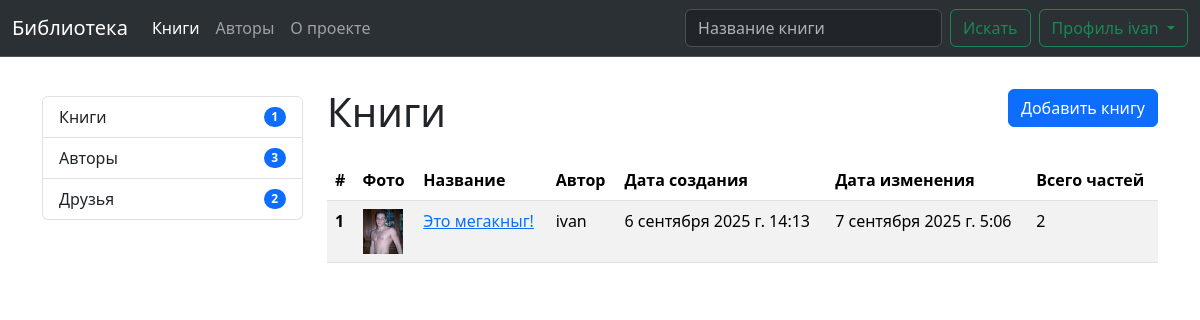
/books/ (signed in), run on the app's committed database.
### library/models.py (models this page shows, shortened)
class Book(models.Model):
    title = models.CharField(max_length=250, unique=True)
    author = models.ForeignKey(User, on_delete=models.DO_NOTHING)
    description = HTMLField(null=True, blank=True)
    image = models.ImageField(null=True, blank=True, upload_to='books/')
    parts_num = models.PositiveIntegerField(default=0)
    isFinished = models.BooleanField(default=False)
    isShared = models.BooleanField(default=True)
    created_at = models.DateTimeField(auto_now_add=True)
    updated_at = models.DateTimeField(auto_now=True)

### library/views.py (the view)
# urls.py: path('books/', BooksView.as_view(), name='books'),
class BooksView(TemplateView):
    template_name = 'library/books.html'
    def get_context_data(self, **kwargs):
        context = super().get_context_data(**kwargs)
        context['books'] = (
            Book.objects
            .select_related('author')  # автор тянется JOIN-ом
            .prefetch_related('bookpart_set')  # части книги тянутся отдельным запросом
        )
        return context

### library/context_processors.py (called while the page is built)
def menu_data(request):
    return {
        'authors_count': Profile.objects.filter(isAuthor=True).count(),
        'friends_count': request.user.profile.friends.count() if request.user.is_authenticated and hasattr(request.user, 'profile') else 0,
        'requests_count': request.user.profile.friends_request_to_me.count() if request.user.is_authenticated and hasattr(request.user, 'profile') else 0,
        'books_count': Book.objects.all().count(),
    }

### users/models.py (called while the page is built)
    @property
    def friends(self):
        sent = FriendRequest.objects.filter(from_user=self, accepted=True).values_list('to_user', flat=True)
        received = FriendRequest.objects.filter(to_user=self, accepted=True).values_list('from_user', flat=True)
        friend_ids = list(sent) + list(received)
        return Profile.objects.filter(id__in=friend_ids)

    @property
    def friends_request_to_me(self):
        received = FriendRequest.objects.filter(to_user=self, accepted=False).values_list('from_user', flat=True)
        request_ids = list(received)
        return Profile.objects.filter(id__in=request_ids)

### library/templates/library/books.html (shortened to what this page needs)
{% extends 'base-user.html' %}
{% block meta %}
    <link href="https://use.fontawesome.com/releases/v6.1.1/css/all.css" rel="stylesheet">
{% endblock %}
{% block main %}
    <div class="row justify-content-between">
        <div class="col">
            <h1 class="mt-3">Книги</h1>
        </div>
        {% if user.profile.isAuthor %}
            <div class="col-auto me-auto align-self-center justify-content-self-end">
                <a href="{% url 'library:book_create' %}" class="btn btn-primary">Добавить книгу</a>
            </div>
        {% endif %}
    </div>
    {% if books|length > 0 %}
    <table class="table table-striped mt-3">
      <thead>
        <tr>
          <th scope="col">#</th>
          <th scope="col">Фото</th>
          <th scope="col">Название</th>
          <th scope="col">Автор</th>
          <th scope="col">Дата создания</th>
          <th scope="col">Дата изменения</th>
          <th scope="col">Всего частей</th>
        </tr>
      </thead>
      <tbody>
      {% for i in books %}
        <tr>
          <th scope="row">{{ forloop.counter }}</th>
          <td>
              {% if i.image %}
                  <img src="{{ i.image.url }}" alt="img" width="40">
              {% else %}
                <i class="fa-solid fa-image" style="font-size: 40px"></i>
              {% endif %}
          </td>
          <td>
              <a href="{% url 'library:book_details' i.pk %}">{{ i.title }}</a>
          </td>
            {% if i.author.pk == user.pk %}
            <td>{{ i.author.username }}</td>
            {% else %}
            <td><a href="{% url 'library:author' i.author.profile.pk %}">{{ i.author.username }}</a></td>
            {% endif %}
          <td>{{ i.created_at }}</td>
          <td>{{ i.updated_at }}</td>
          <td>{{ i.parts_num }}</td>
        </tr>
      {% endfor %}
      </tbody>
    </table>
    {% else %}
        <p>Список пуст...</p>
    {% endif %}
{% endblock %}

### templates/includes/header.html (shortened to what this page needs)
<nav class="navbar fixed-top navbar-expand-lg bg-body-tertiary bg-dark border-bottom border-body" data-bs-theme="dark">
  <div class="container-fluid">
    <a class="navbar-brand" href="{% url 'library:home' %}">Библиотека</a>
    <div class="collapse navbar-collapse" id="navbarSupportedContent">
      <ul class="navbar-nav me-auto mb-2 mb-lg-0">
        <li class="nav-item">
          <a
            class="nav-link {% if request.resolver_match.url_name == 'books' %}active{% endif %}"
            href="{% url 'library:books' %}"
          >Книги</a>
        </li>
        <li class="nav-item">
          <a
            class="nav-link {% if request.resolver_match.url_name == 'authors' %}active{% endif %}"
            href="{% url 'library:authors' %}"
          >Авторы</a>
        </li>
        <li class="nav-item">
          <a
            class="nav-link {% if request.resolver_match.url_name == 'about' %}active{% endif %}"
            href="{% url 'library:about' %}"
          >О проекте</a>
        </li>
      </ul>
      <form class="d-flex" role="search" method="get" action="{% url 'library:home' %}">
        <input class="form-control me-2" type="search" placeholder="Название книги" aria-label="Название книги"/>
        <button class="btn btn-outline-success" type="submit">Искать</button>
      </form>
        {% if user.is_authenticated and user.profile %}
        <div class="dropdown">
          <button class="btn btn-outline-success dropdown-toggle ms-2" type="button" data-bs-toggle="dropdown" aria-expanded="false">
            Профиль {{ user.username }}
          </button>
        </div>
        {% else %}
            <form class="d-flex ms-2" method="post" action="{% url 'users:login' %}">
              {% csrf_token %}
              <button class="btn btn-outline-success" type="submit">Вход</button>
            </form>
        {% endif %}
    </div>
  </div>
</nav>

### static/css/base.css (style rules this page uses)
html, body { height: 100%; }

### data on the page
Book: image (picture), title "Это мегакныг!", author.username "ivan", created_at "6 сентября 2025 г. 14:13", updated_at "7 сентября 2025 г. 5:06", parts_num "2"

### other printed values
{{ user.username }} "ivan"
{{ books_count }} "1"
{{ authors_count }} "3"
{{ friends_count }} "2"
